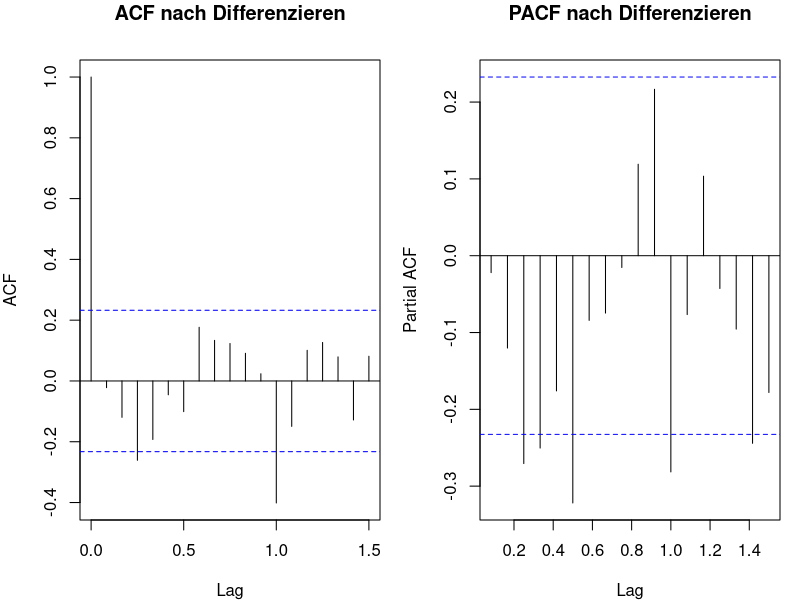
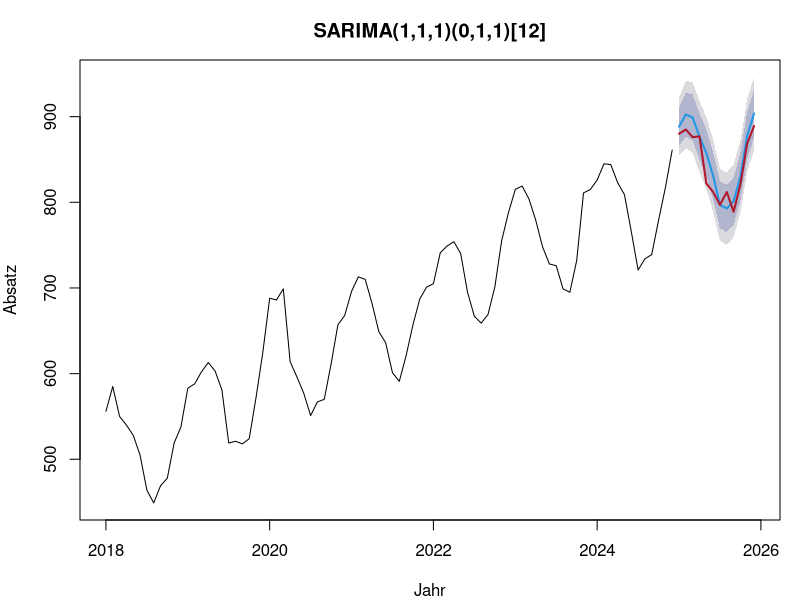
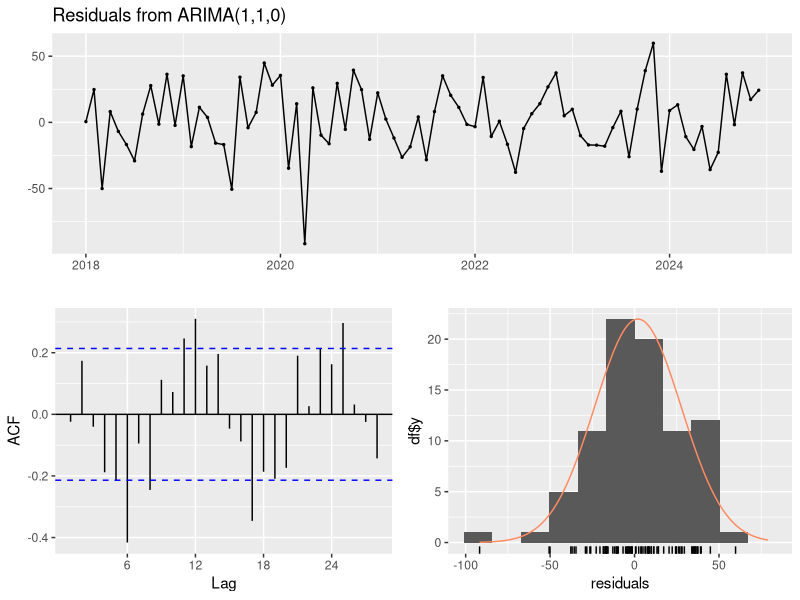

The R source for these figures, in order:
## ---- chunk 1
#| label: setup-r
#| include: false
library(forecast)

monate <- 96
t <- 1:monate

# Feste Innovationen, damit R und Python mit derselben Reihe rechnen
innovation <- c(
  12.98, 12.08, -29.7, -2.17, 8.55, 6.38, -15.38, -11.32,
  3.9, -18.45, -3.15, -25.42, 0.15, -19.95, 1.27, 20.62,
  21.23, 17.7, -26.17, 8.55, -8.93, -20.77, 2.85, 11.1,
  34.28, -4.35, 20.33, -56.32, -5.93, -0.52, -10.27, 16.12,
  -4.35, 15.98, 16.73, -16.42, -3, -1.58, -3.45, -13.8,
  -13.35, 7.12, -15.15, -9.07, 13.27, 11.93, 0, -20.33,
  -33.38, 1.88, -0.83, 15.6, 15.3, -7.65, -3.38, -0.38,
  1.27, 7.8, 22.35, 7.05, 5.25, -4.57, -12.15, -11.77,
  -10.73, 1.2, 15.9, -13.8, -16.27, 4.5, 40.05, -18.98,
  -18.45, -5.4, -6.23, -11.25, 5.47, -16.88, -30.9, 4.12,
  -11.4, 5.1, -0.45, 3.9, -11.32, -16.8, -17.62, 4.72,
  -33.75, 2.25, -1.12, 17.25, -27.97, -1.95, 6.82, -17.92)

# AR(1)-Fehler daraus aufbauen
fehler <- numeric(monate)
for (i in 2:monate) fehler[i] <- 0.6 * fehler[i - 1] + innovation[i]

absatz <- ts(round(500 + 4 * t + 60 * sin(2 * pi * t / 12) +
                     25 * cos(2 * pi * t / 12) + fehler),
             start = c(2018, 1), frequency = 12)

training <- window(absatz, end = c(2024, 12))
test <- window(absatz, start = c(2025, 1))
## ---- chunk 2
#| label: fig-voraussetzungen-arima-r
#| fig-cap: "Korrelogramme nach gewöhnlichem und saisonalem Differenzieren."
#| fig-height: 3.6
stationaer <- diff(diff(training, lag = 12))

par(mfrow = c(1, 2), mar = c(4, 4, 3, 1))
acf(stationaer, main = "ACF nach Differenzieren")
pacf(stationaer, main = "PACF nach Differenzieren")
par(mfrow = c(1, 1))

round(c(d = forecast::ndiffs(training),
        D = forecast::nsdiffs(training)), 0)
## ---- chunk 3
#| label: durchfuehrung-arima-r
modell <- Arima(training, order = c(1, 1, 1), seasonal = c(0, 1, 1))

summary(modell)
## ---- chunk 4
#| label: szenario-a-arima-r
kandidaten <- list(
  "(0,1,1)(0,1,1)" = c(0, 1, 1),
  "(1,1,0)(0,1,1)" = c(1, 1, 0),
  "(1,1,1)(0,1,1)" = c(1, 1, 1),
  "(2,1,2)(0,1,1)" = c(2, 1, 2)
)

for (name in names(kandidaten)) {
  m <- Arima(training, order = kandidaten[[name]], seasonal = c(0, 1, 1))
  cat(sprintf("%-16s AICc = %8.2f | BIC = %8.2f\n", name, m$aicc, m$bic))
}

automatisch <- auto.arima(training, stepwise = FALSE, approximation = FALSE)
automatisch
## ---- chunk 5
#| label: fig-szenario-b-arima-r
#| fig-cap: "Prognose des SARIMA-Modells mit Intervall, dazu die tatsächlichen Werte."
prognose <- forecast(modell, h = 12)

plot(prognose, ylab = "Absatz", xlab = "Jahr", main = "SARIMA(1,1,1)(0,1,1)[12]")
lines(test, col = "#b2182b", lwd = 2)

naiv <- snaive(training, h = 12)
hw <- hw(training, h = 12, seasonal = "additive")

round(rbind(
  sarima = accuracy(prognose, test)["Test set", c("RMSE", "MAE", "MAPE")],
  holt_winters = accuracy(hw, test)["Test set", c("RMSE", "MAE", "MAPE")],
  naiv_saisonal = accuracy(naiv, test)["Test set", c("RMSE", "MAE", "MAPE")]
), 2)
## ---- chunk 6
#| label: fig-szenario-c-arima-r
#| fig-cap: "Residuendiagnostik eines Modells ohne saisonale Anteile: die ACF zeigt Spitzen bei Vielfachen von zwölf."
#| fig-height: 4
zu_einfach <- Arima(training, order = c(1, 1, 0))

checkresiduals(zu_einfach)
## ---- chunk 7
#| label: szenario-d-arima-r
fehler_rollierend <- tsCV(absatz, forecastfunction = function(x, h) {
  forecast(Arima(x, order = c(1, 1, 1), seasonal = c(0, 1, 1)), h = h)
}, h = 6, initial = 60)

round(c(RMSE_rollierend = sqrt(mean(fehler_rollierend^2, na.rm = TRUE)),
        RMSE_einmalig = accuracy(prognose, test)["Test set", "RMSE"]), 2)
